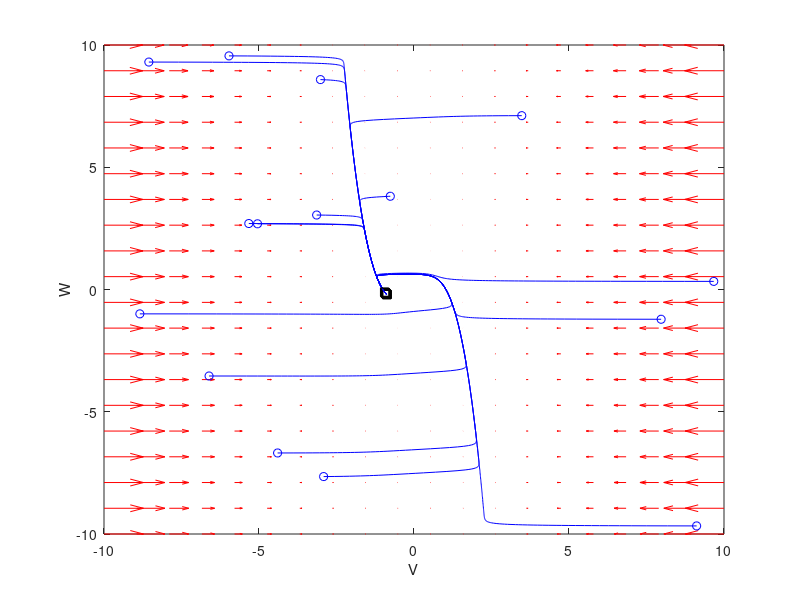

This chart was generated by the following MATLAB code: (Note: this script raises an error after producing the figure.)
clc
clear
figure
% initial parameters
noip = 15;
interval = 10;
I = 0;
f = @(t,Y) [Y(1)-Y(1)^3-Y(2)+I;0.08*(Y(1)+0.7-0.8*Y(2))];
y1 = linspace(-interval,interval,20);
y2 = linspace(-interval,interval,20);
% creates two matrices one for all the x-values on the grid, and one for
% all the y-values on the grid. Note that x and y are matrices of the same
% size and shape, in this case 20 rows and 20 columns
[x,y] = meshgrid(y1,y2);
u = zeros(size(x));
v = zeros(size(x));
% we can use a single loop over each element to compute the derivatives at
% each point (y1, y2)
t=0; % we want the derivatives at each point at t=0, i.e. the starting time
for i = 1:numel(x)
Yprime = f(t,[x(i); y(i)]);
u(i) = Yprime(1);
v(i) = Yprime(2);
end
quiver(x,y,u,v,'r');
xlabel('V')
ylabel('W')
% axis tight equal;
hold on
for i = 1:noip
[ts,ys] = ode45(f,[0,50],[rand()*interval*((-1)^floor(rand()*interval)); ...
rand()*interval*((-1)^floor(rand()*interval))]);
plot(ys(:,1),ys(:,2),'b')
plot(ys(1,1),ys(1,2),'bo') % starting point
plot(ys(end,1),ys(end,2),'ks') % ending point
xlim([-interval interval]);
ylim([-interval interval]);
end
syms t
f1 = fplot((I+t-t^3),'m','LineWidth',2);
f2 = fplot(1.25*(t+0.7),'g','LineWidth',2);
legend([f1,f2],'V nullcline','W nullcline');
title("phase plane")
hold('off')